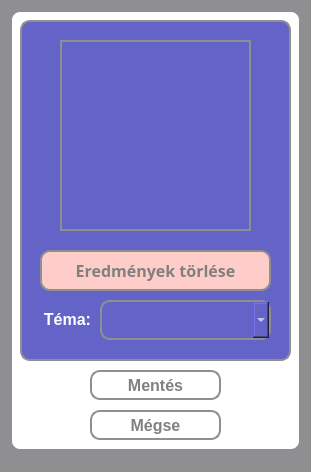
<?xml version="1.0" encoding="UTF-8"?>
<ui version="4.0">
 <class>MainWindow</class>
 <widget class="QMainWindow" name="MainWindow">
  <property name="geometry">
   <rect>
    <x>0</x>
    <y>0</y>
    <width>311</width>
    <height>472</height>
   </rect>
  </property>
  <property name="windowTitle">
   <string>Beállítások</string>
  </property>
  <property name="styleSheet">
   <string notr="true">* {
	background-color: #8f8f91;
}</string>
  </property>
  <widget class="QWidget" name="centralwidget">
   <widget class="QWidget" name="widget_3" native="true">
    <property name="geometry">
     <rect>
      <x>10</x>
      <y>10</y>
      <width>291</width>
      <height>441</height>
     </rect>
    </property>
    <property name="styleSheet">
     <string notr="true">* {
	background-color: white;
	border: 2px solid #8f8f91;
	border-radius: 10px;
	color: white;
	font-size: 16px;
	font-weight: bold;
}</string>
    </property>
    <widget class="QPushButton" name="saveAndCloseButton">
     <property name="geometry">
      <rect>
       <x>80</x>
       <y>360</y>
       <width>131</width>
       <height>30</height>
      </rect>
     </property>
     <property name="styleSheet">
      <string notr="true">* {
	background-color: white;
	border: 2px solid #8f8f91;
	border-radius: 10px;
	color: grey;
}

*:hover {
	background-color: rgb(120, 120, 220);
	color: white;
}</string>
     </property>
     <property name="text">
      <string>Mentés</string>
     </property>
    </widget>
    <widget class="QPushButton" name="abortButton">
     <property name="geometry">
      <rect>
       <x>80</x>
       <y>400</y>
       <width>131</width>
       <height>30</height>
      </rect>
     </property>
     <property name="styleSheet">
      <string notr="true">* {
	background-color: white;
	border: 2px solid #8f8f91;
	border-radius: 10px;
	color: grey;
}

*:hover {
	background-color: rgb(120, 120, 220);
	color: white;
}</string>
     </property>
     <property name="text">
      <string>Mégse</string>
     </property>
    </widget>
    <widget class="QWidget" name="widget_2" native="true">
     <property name="geometry">
      <rect>
       <x>10</x>
       <y>10</y>
       <width>271</width>
       <height>341</height>
      </rect>
     </property>
     <property name="styleSheet">
      <string notr="true">* {
	background-color: rgb(100, 100, 200);
	border: 2px solid #8f8f91;
	border-radius: 10px;
	color: white;
	font-size: 16px;
	font-weight: bold;
}</string>
     </property>
     <widget class="QFrame" name="profilePicture">
      <property name="geometry">
       <rect>
        <x>40</x>
        <y>20</y>
        <width>191</width>
        <height>191</height>
       </rect>
      </property>
      <property name="styleSheet">
       <string notr="true">border-radius: 0px;</string>
      </property>
      <property name="frameShape">
       <enum>QFrame::StyledPanel</enum>
      </property>
      <property name="frameShadow">
       <enum>QFrame::Raised</enum>
      </property>
     </widget>
     <widget class="QPushButton" name="restoreDefaultResultsButton">
      <property name="geometry">
       <rect>
        <x>20</x>
        <y>230</y>
        <width>231</width>
        <height>41</height>
       </rect>
      </property>
      <property name="font">
       <font>
        <family>Corbel</family>
        <pointsize>-1</pointsize>
        <bold>true</bold>
       </font>
      </property>
      <property name="styleSheet">
       <string notr="true">* {
	background-color: rgb(255, 205, 201);
	color: grey;
}

*:hover {
	background-color: rgb(255, 102, 89);
	color: white;
}</string>
      </property>
      <property name="text">
       <string>Eredmények törlése</string>
      </property>
     </widget>
     <widget class="QComboBox" name="changeThemeBox">
      <property name="geometry">
       <rect>
        <x>80</x>
        <y>280</y>
        <width>171</width>
        <height>40</height>
       </rect>
      </property>
      <property name="font">
       <font>
        <family>Corbel</family>
        <pointsize>-1</pointsize>
        <bold>true</bold>
       </font>
      </property>
      <property name="editable">
       <bool>true</bool>
      </property>
      <property name="currentText">
       <string/>
      </property>
      <property name="placeholderText">
       <string/>
      </property>
      <property name="frame">
       <bool>true</bool>
      </property>
     </widget>
     <widget class="QLabel" name="themeLabel">
      <property name="geometry">
       <rect>
        <x>20</x>
        <y>290</y>
        <width>51</width>
        <height>31</height>
       </rect>
      </property>
      <property name="layoutDirection">
       <enum>Qt::LeftToRight</enum>
      </property>
      <property name="styleSheet">
       <string notr="true">*{
	border: none;
}</string>
      </property>
      <property name="text">
       <string>Téma:</string>
      </property>
      <property name="alignment">
       <set>Qt::AlignRight</set>
      </property>
     </widget>
    </widget>
   </widget>
  </widget>
  <widget class="QStatusBar" name="statusbar"/>
 </widget>
 <resources/>
 <connections/>
</ui>
